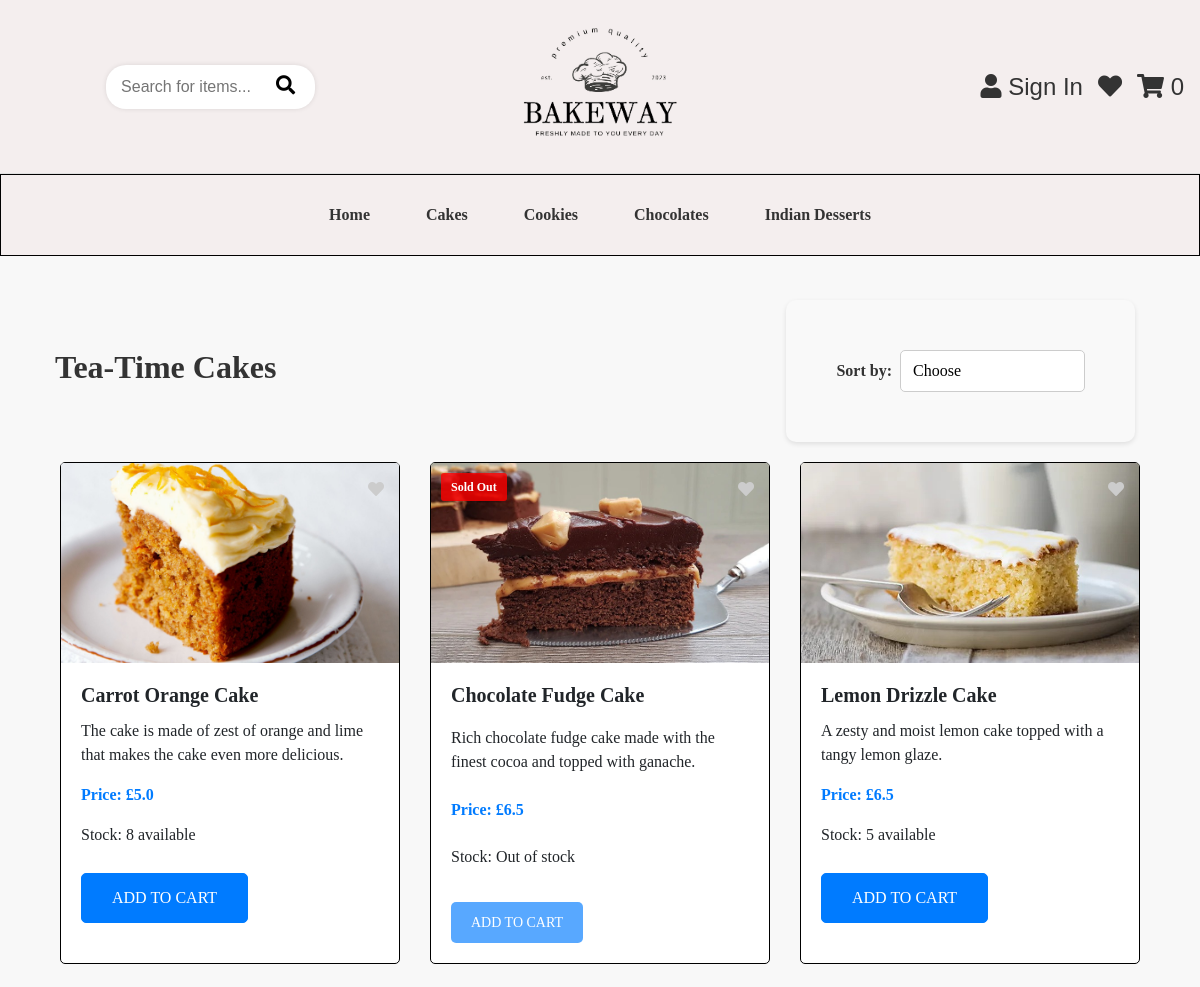
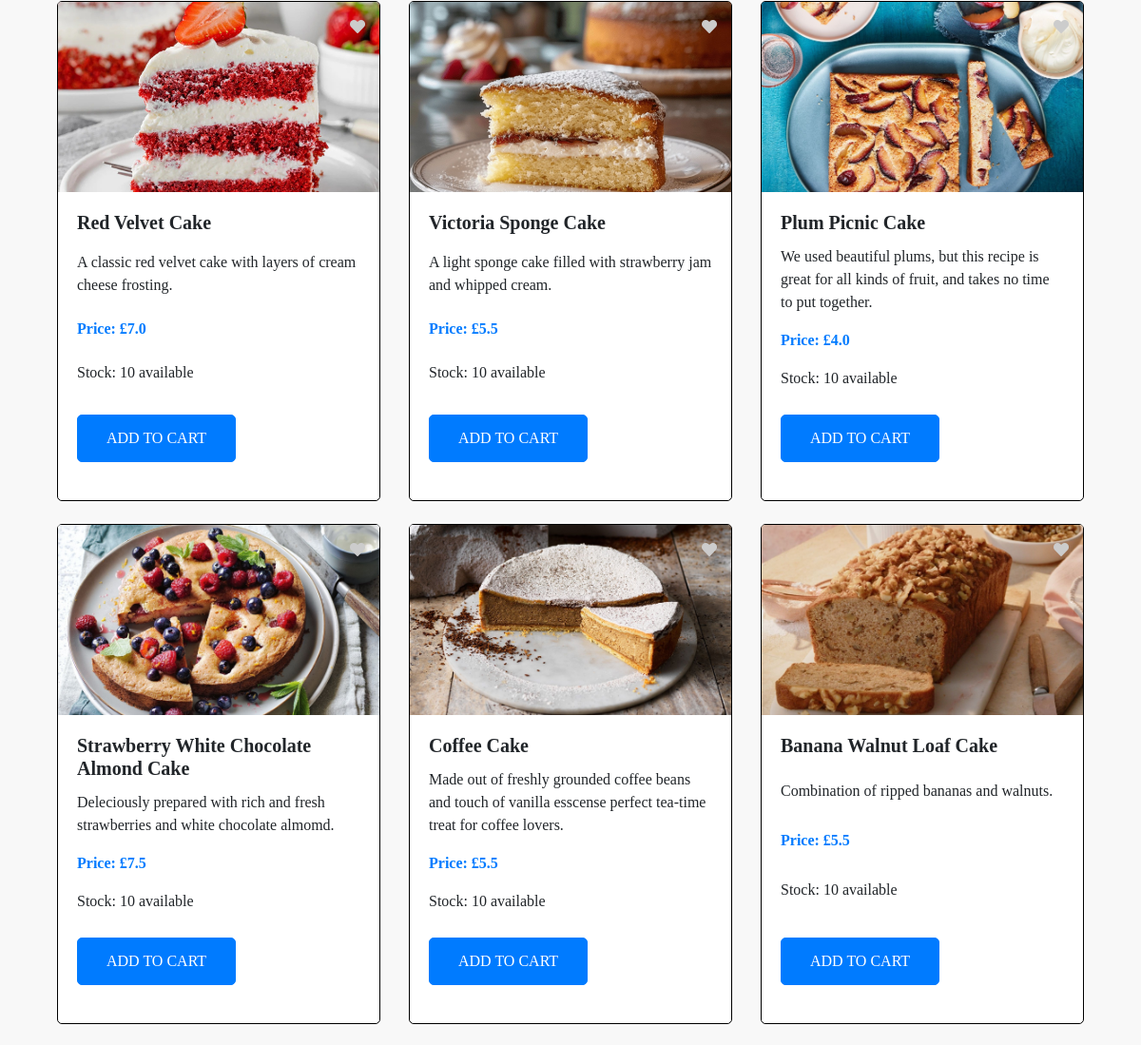
Before: /cakes (upper part) with the older database file (2 pictures, top to bottom).
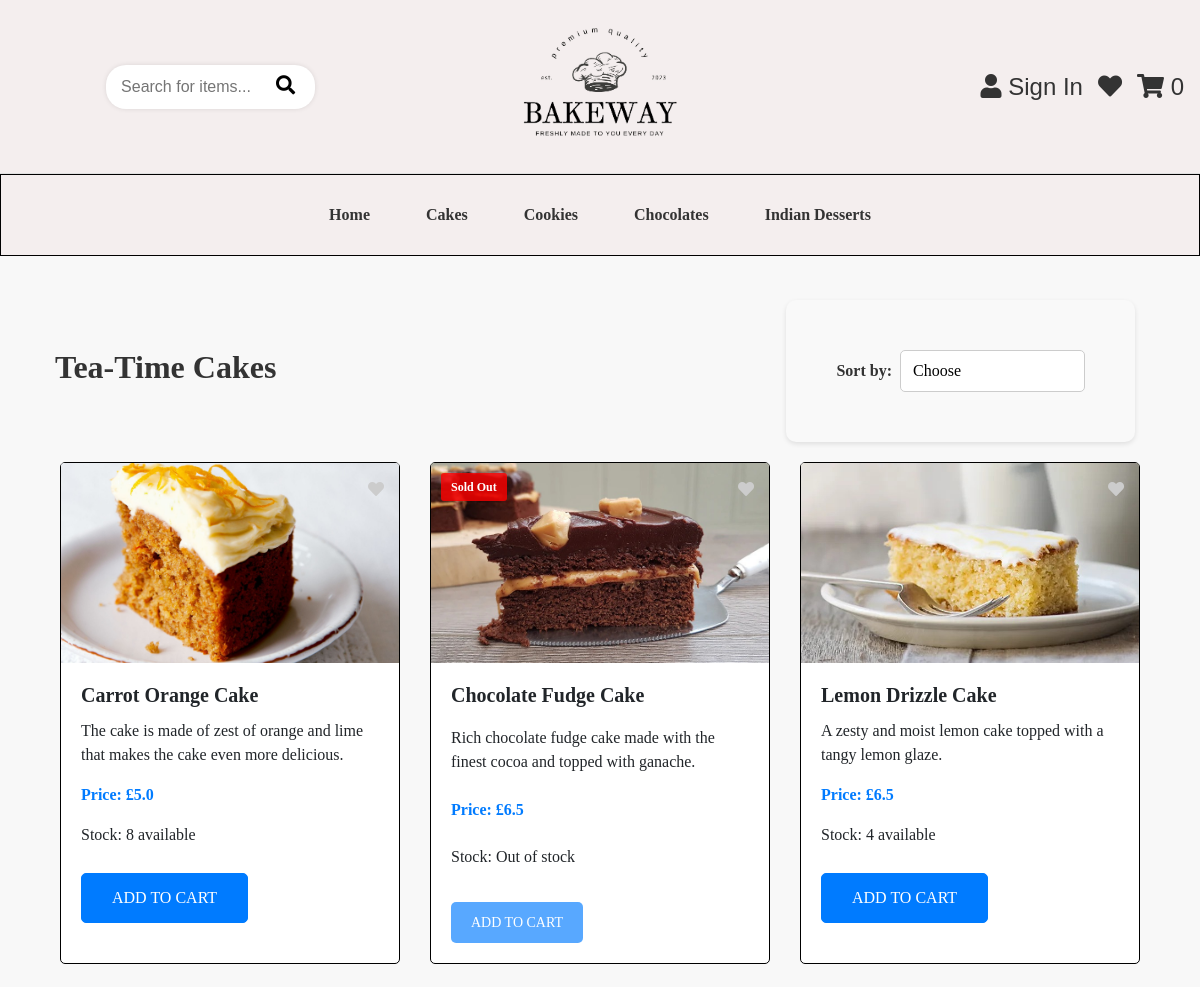
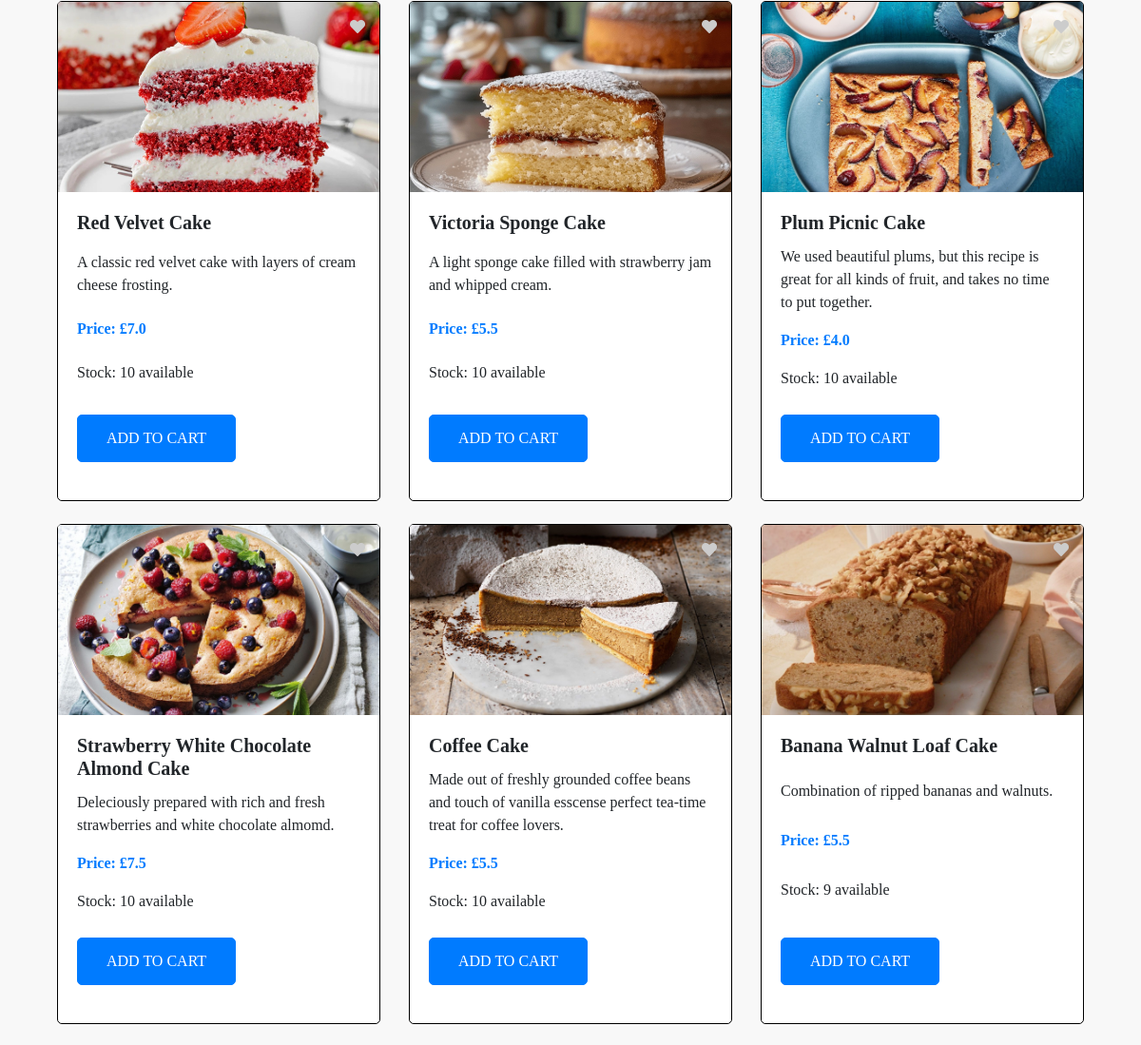
After: the same page with the newer database file (2 pictures, top to bottom).
### app/models.py (models this page shows, shortened)
class Product(db.Model):
    id = db.Column(db.Integer, primary_key=True)
    name = db.Column(db.String(100), nullable=False)
    description = db.Column(db.Text, nullable=False)
    price = db.Column(db.Float, nullable=False)
    category = db.Column(db.String(50), nullable=False)  # 'Cake', 'Cookie', 'Chocolate', 'Desserts'.
    image = db.Column(db.String(225), nullable=False)
    stock = db.Column(db.Integer, nullable=False, default=0)  # Stock quantity

### app/views.py (the view)
@app.route('/cakes')
def cakes():
    sort_option = request.args.get('sort')
    query = request.args.get('query', '').strip().lower()
    cakes_query = Product.query.filter_by(category='Cake')
    if query:
        cakes_query = cakes_query.filter(Product.name.ilike(f'%{query}%'))
    if sort_option == 'lowest_to_highest':
        cakes_query = cakes_query.order_by(Product.price.asc())
    elif sort_option == 'highest_to_lowest':
        cakes_query = cakes_query.order_by(Product.price.desc())
    elif sort_option == 'A_to_Z':
        cakes_query = cakes_query.order_by(Product.name.asc())
    cakes = cakes_query.all()
    return render_template('cakes.html', products=cakes, query=query)

### app/views.py (called while the page is built)
@app.before_request
def initialize_cart():
    if 'cart' not in session:
        session['cart'] = {}

@app.context_processor
def inject_cart_quantity():
    if current_user.is_authenticated:
        total_quantity = db.session.query(
            db.func.sum(CartItem.quantity)
        ).filter_by(user_id=current_user.id).scalar() or 0
    else:
        cart = session.get('cart', {})
        total_quantity = sum(item['quantity'] for item in cart.values())
    return dict(cart_total_quantity=total_quantity)

### app/templates/cakes.html (shortened to what this page needs)
{% extends "base.html" %}
{% block content %}
<div class="d-flex justify-content-between align-items-center">
  <h2><strong>Tea-Time Cakes</strong></h2>
  <div class="sort-container">
    <form method="GET" action="{{ url_for('cakes') }}" class="form-inline" >
      <label for="sort" class="mr-2 sort-label">Sort by:</label>
      <select name="sort" id="sort" class="sort-select" onchange="this.form.submit()" >
        <option value="Default"  {% if request.args.get('sort') %}selected{% endif %}> Choose</option>
      </select>
    </form>
  </div>
</div>
<div class="container">
  <div class="row">
    {% for product in products %}
    <div class="col-md-4 mb-4">
      <div class="card">
        <div class="position-relative">
          <img src="{{ url_for('static', filename=product.image) }}" class="card-img-top" alt="{{ product.name }}">
          {% if product.stock == 0 %}
          <div class="out-of-stock-label">Sold Out</div>
          {% endif %}
          <a href="javascript:void(0);"
          class="like-button position-absolute"
          style="top: 10px; right: 10px;"
          data-product-id="{{ product.id }}"
          onclick="addToWishlist(this)">
          <i class="fas fa-heart"></i>
       </a>
        </div>
        <div class="card-body">
          <h5 class="card-title"><strong>{{ product.name }}</strong></h5>
          <p class="card-text">{{ product.description }}</p>
          <p class="text-primary font-weight-bold">Price: £{{ product.price }}</p>
          <p>Stock: {% if product.stock > 0 %} {{ product.stock }} available {% else %} Out of stock {% endif %}</p>
          <div class="d-flex justify-content-between">
            {% if product.stock > 0 %}
            <a href="javascript:void(0);" onclick="document.getElementById('addToCartForm{{ product.id }}').submit();" class="btn btn-primary custom-btn">Add to Cart</a>
          {% else %}
          <button class="btn btn-primary" disabled>Add to Cart</button>
            {% endif %}
          </div>
        </div>
      </div>
    </div>
    {% endfor %}
  </div>
</div>
{% endblock %}

Changed rows visible on the page:
changed Product "Lemon Drizzle Cake": stock "5" → "4"
changed Product "Banana Walnut Loaf Cake": stock "10" → "9"
